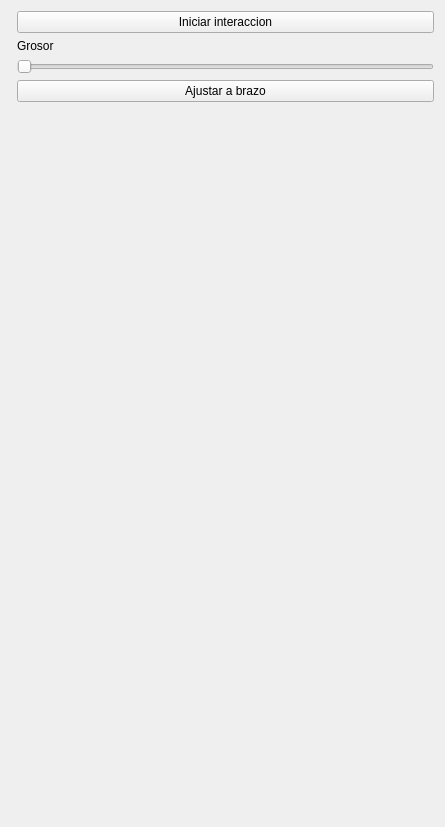
<?xml version="1.0" encoding="UTF-8"?>
<ui version="4.0">
 <class>FerulaControls</class>
 <widget class="QWidget" name="FerulaControls">
  <property name="geometry">
   <rect>
    <x>0</x>
    <y>0</y>
    <width>445</width>
    <height>827</height>
   </rect>
  </property>
  <property name="windowTitle">
   <string>Plane Validator</string>
  </property>
  <layout class="QFormLayout" name="formLayout_2">
   <item row="0" column="1">
    <widget class="QPushButton" name="pbinteractor">
     <property name="text">
      <string>Iniciar interaccion</string>
     </property>
    </widget>
   </item>
   <item row="2" column="1">
    <widget class="QLabel" name="label">
     <property name="text">
      <string>Grosor</string>
     </property>
    </widget>
   </item>
   <item row="3" column="1">
    <widget class="QSlider" name="pbRadius">
     <property name="orientation">
      <enum>Qt::Horizontal</enum>
     </property>
    </widget>
   </item>
   <item row="4" column="1">
    <widget class="QPushButton" name="pbAdjust">
     <property name="text">
      <string>Ajustar a brazo</string>
     </property>
    </widget>
   </item>
  </layout>
 </widget>
 <layoutdefault spacing="6" margin="11"/>
 <resources/>
 <connections/>
</ui>
